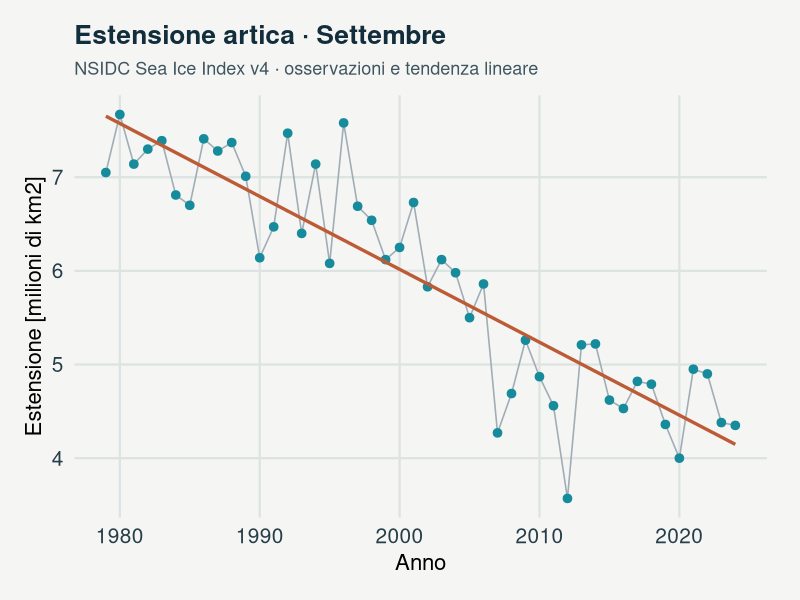
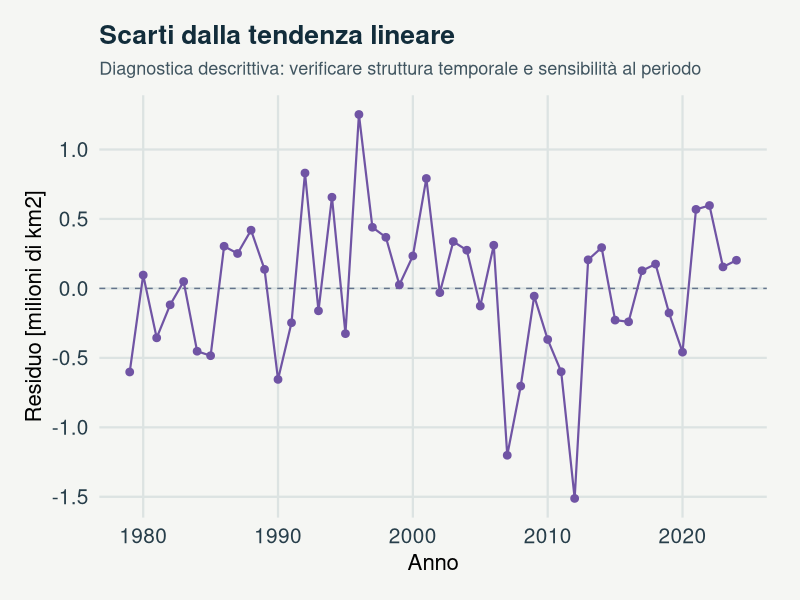
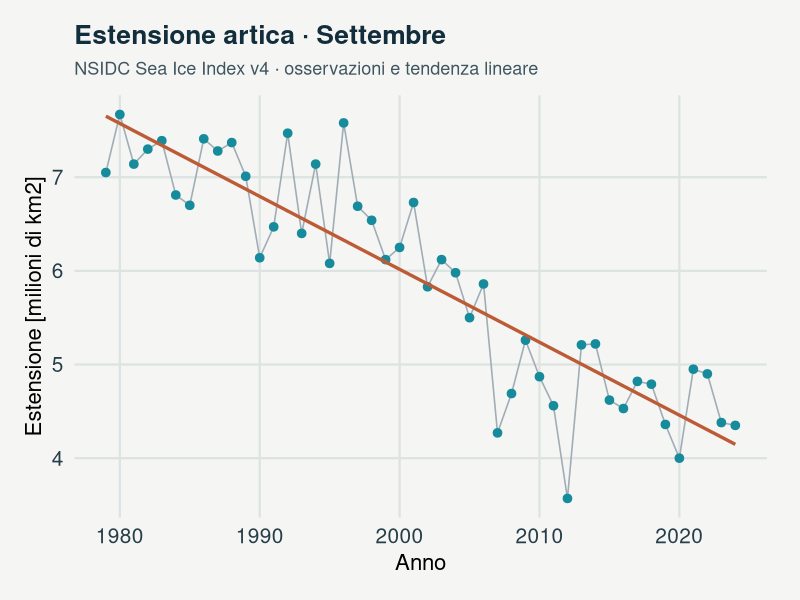
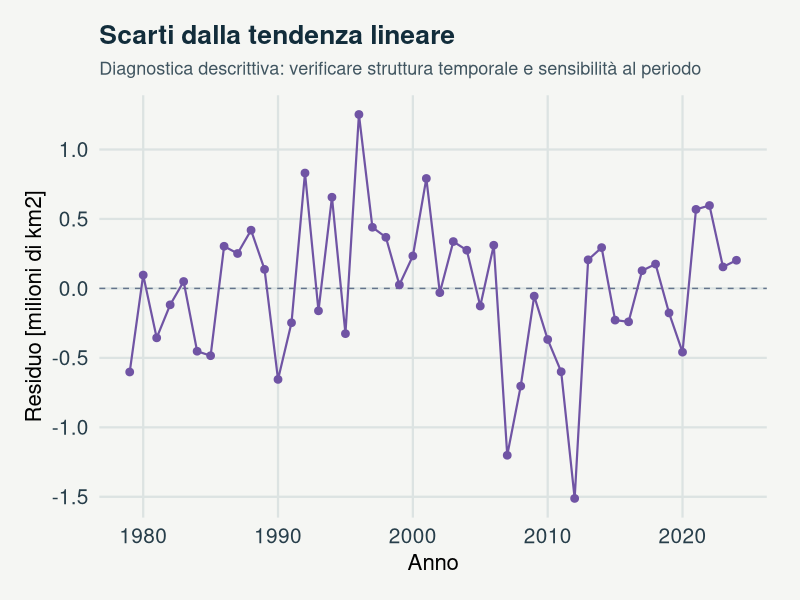

Write the R code that produced these figures, in order.
# GeoStat Lab · La memoria del ghiaccio
# Dati osservati: consultare provenance.json.
# Estrarre il pacchetto; impostare questa cartella come directory di lavoro.
# install.packages("ggplot2")

# GeoStat Lab — funzioni comuni. R >= 4.3; ggplot2 >= 3.4; jsonlite.
suppressPackageStartupMessages(library(ggplot2))
col_geo <- c('#168B9C','#BC5B35','#7054A4','#A17B19','#227864','#64748B')
theme_set(theme_minimal(base_size=17, base_family='sans') + theme(
  plot.background=element_rect(fill='#F5F6F3',colour=NA),
  panel.background=element_rect(fill='#F5F6F3',colour=NA),
  panel.grid.minor=element_blank(),panel.grid.major=element_line(colour='#DCE3E2'),
  plot.title=element_text(size=19,face='bold',colour='#122D3B'),
  plot.subtitle=element_text(size=13,colour='#405560',margin=margin(b=12)),
  axis.text=element_text(size=15,colour='#273E4A'),axis.title=element_text(size=16),
  legend.position='bottom',legend.title=element_blank(),legend.text=element_text(size=14),
  strip.text=element_text(size=15,face='bold'),plot.margin=margin(18,24,18,18)))
metric <- function(...) data.frame(grandezza=names(c(...)),valore=as.character(c(...)),check.names=FALSE)
f <- function(x,d=3) {out<-formatC(x,digits=d,format='fg');out[!is.finite(x)]<-'Non definito';out}
line_plot <- function(d,x='x',y='y',title='',xl=x,yl=y,group=NULL) {
 p<-ggplot(d,aes(x=.data[[x]],y=.data[[y]]))
 if(is.null(group)) p<-p+geom_line(colour=col_geo[1],linewidth=1.05) else p<-p+aes(colour=.data[[group]],group=.data[[group]])+geom_line(linewidth=1)+scale_colour_manual(values=col_geo)
 p+labs(title=title,x=xl,y=yl)
}
point_plot <- function(d,x='x',y='y',title='',xl=x,yl=y,group=NULL) {
 p<-ggplot(d,aes(x=.data[[x]],y=.data[[y]]))
 if(is.null(group))p<-p+geom_point(colour=col_geo[1],size=2.5,alpha=.8) else p<-p+aes(colour=.data[[group]])+geom_point(size=2.7,alpha=.85)+scale_colour_manual(values=col_geo)
 p+labs(title=title,x=xl,y=yl)
}
hist_plot<-function(x,title='',xl='Valore',bins=20)ggplot(data.frame(x=x),aes(x))+geom_histogram(bins=bins,fill=col_geo[1],colour='#F5F6F3')+labs(title=title,x=xl,y='Frequenza')
bar_plot<-function(d,x='gruppo',y='valore',title='',yl='Valore')ggplot(d,aes(x=.data[[x]],y=.data[[y]],fill=.data[[x]]))+geom_col(width=.65)+scale_fill_manual(values=rep(col_geo,length.out=length(unique(d[[x]])) ))+guides(fill='none')+labs(title=title,x=NULL,y=yl)
map_plot<-function(d,z='z',title='',xl='Est [km]',yl='Nord [km]')ggplot(d,aes(x,y,fill=.data[[z]]))+geom_raster()+coord_equal()+scale_fill_gradientn(colours=c('#153F56','#298C9C','#B8CDB2','#F1D889','#AD542F'))+labs(title=title,x=xl,y=yl)
acf_data<-function(x,lag=20){a<-acf(x,lag.max=min(lag,length(x)-1),plot=FALSE);data.frame(x=as.vector(a$lag)[-1],y=as.vector(a$acf)[-1])}
# AR(1), distribuzione marginale stazionaria N(0, 1).
ar_series<-function(n,rho){x<-numeric(n);x[1]<-rnorm(1);for(i in 2:n)x[i]<-rho*x[i-1]+sqrt(1-rho^2)*rnorm(1);x}
# Distanze euclidee in unità metriche già dichiarate; nessuna conversione implicita di CRS.
dist_cross<-function(a,b)sqrt(outer(a[,1],b[,1],'-')^2+outer(a[,2],b[,2],'-')^2)
# Predittore IDW: i punti coincidenti ricevono esattamente il valore osservato.
idw<-function(xy,z,new,power=2){dd<-dist_cross(new,xy);apply(dd,1,function(d)if(any(d<1e-10))mean(z[d<1e-10])else weighted.mean(z,d^(-power)))}
# CART didattico binario: divisioni assiali che minimizzano l'impurità di Gini.
cart_fit<-function(x,y,depth=2,minleaf=4){
 node<-list(p=mean(y),n=length(y));if(depth<1||length(unique(y))<2||length(y)<2*minleaf)return(node)
 best<-Inf
 for(j in seq_len(ncol(x))){v<-sort(unique(x[,j])); if(length(v)<2)next
  for(cut in (head(v,-1)+tail(v,-1))/2){left<-x[,j]<=cut;nl<-sum(left);nr<-sum(!left);if(min(nl,nr)<minleaf)next
   score<-nl*mean(y[left])*(1-mean(y[left]))+nr*mean(y[!left])*(1-mean(y[!left]))
   if(score<best){best<-score;node$j<-j;node$cut<-cut;split<-left}
  }
 }
 if(is.finite(best)){node$left<-cart_fit(x[split,,drop=FALSE],y[split],depth-1,minleaf);node$right<-cart_fit(x[!split,,drop=FALSE],y[!split],depth-1,minleaf)};node
}
cart_predict<-function(tree,x)apply(x,1,function(row){t<-tree;while(!is.null(t$j))t<-if(row[t$j]<=t$cut)t$left else t$right;t$p})

p <- list(
  # Mese confrontato fra anni
  month = "9",
  # Anno iniziale (termine fisso: 2024)
  start_year = 1979,
  # Seme riproducibile: Riservato a eventuali estensioni campionarie; il calcolo corrente è deterministico.
  seed = 2026
)
# Rende ripetibile la sequenza pseudocasuale.
set.seed(p$seed)

# Legge la copia locale documentata, senza interrogare servizi esterni.
observations <- read.csv("data.csv", stringsAsFactors=FALSE, check.names=FALSE)

# Confronta lo stesso mese tra anni: marzo e settembre non vengono mescolati.
data <- observations[observations$month == as.integer(p$month) &
  observations$year >= p$start_year & is.finite(observations$extent_million_km2), ]
data <- data[order(data$year), ]
stopifnot(nrow(data) >= 20)

# La pendenza beta esprime milioni di km2 per anno; moltiplicarla per 10 dà il tasso decennale.
fit <- lm(extent_million_km2 ~ year, data = data)
data$fitted_million_km2 <- as.numeric(predict(fit))
data$residual_million_km2 <- resid(fit)
beta <- unname(coef(fit)['year'])

# Il riferimento 1981-2010 usa sempre il medesimo mese, anche quando cambia l'inizio del periodo.
reference <- observations[observations$month == as.integer(p$month) &
  observations$year >= 1981 & observations$year <= 2010, ]
baseline <- mean(reference$extent_million_km2, na.rm = TRUE)
percent_decade <- 100 * 10 * beta / baseline

# La correlazione al ritardo 1 segnala dipendenza residua; non costituisce una prova di indipendenza.
lag1 <- as.numeric(acf(data$residual_million_km2, lag.max = 1, plot = FALSE)$acf[2])
metrics <- metric('Anni osservati' = nrow(data),
  'Pendenza [milioni km2 / decennio]' = f(10 * beta),
  'Pendenza [% del riferimento / decennio]' = f(percent_decade),
  'Riferimento 1981-2010 [milioni km2]' = f(baseline),
  'Correlazione residua al ritardo 1' = f(lag1))
month_name <- if (p$month == '3') 'Marzo' else 'Settembre'

# Mostra osservazioni e retta stimata, limitando la rappresentazione all'intervallo studiato.
g1 <- ggplot(data, aes(year, extent_million_km2)) +
  geom_line(colour = '#A0ADB7', linewidth = 0.55) +
  geom_point(colour = '#168B9C', size = 2.6) +
  geom_line(aes(y = fitted_million_km2), colour = '#BC5B35', linewidth = 1.15) +
  labs(title = paste('Estensione artica ·', month_name),
    subtitle = 'NSIDC Sea Ice Index v4 · osservazioni e tendenza lineare',
    x = 'Anno', y = 'Estensione [milioni di km2]')

# I residui conservano l'ordine temporale, così eventuali sequenze rimangono visibili.
g2 <- ggplot(data, aes(year, residual_million_km2)) +
  geom_hline(yintercept = 0, colour = '#64748B', linetype = 2) +
  geom_line(colour = '#7054A4', linewidth = 0.75) +
  geom_point(colour = '#7054A4', size = 2.3) +
  labs(title = 'Scarti dalla tendenza lineare',
    subtitle = 'Diagnostica descrittiva: verificare struttura temporale e sensibilità al periodo',
    x = 'Anno', y = 'Residuo [milioni di km2]')
plots <- list(g1, g2)


print(metrics, row.names=FALSE)
for (i in seq_along(plots)) {
  print(plots[[i]])
  ggsave(paste0("figura_",i,".pdf"),plots[[i]],width=9,height=5.5)
}
write.csv(data,"risultati.csv",row.names=FALSE)
